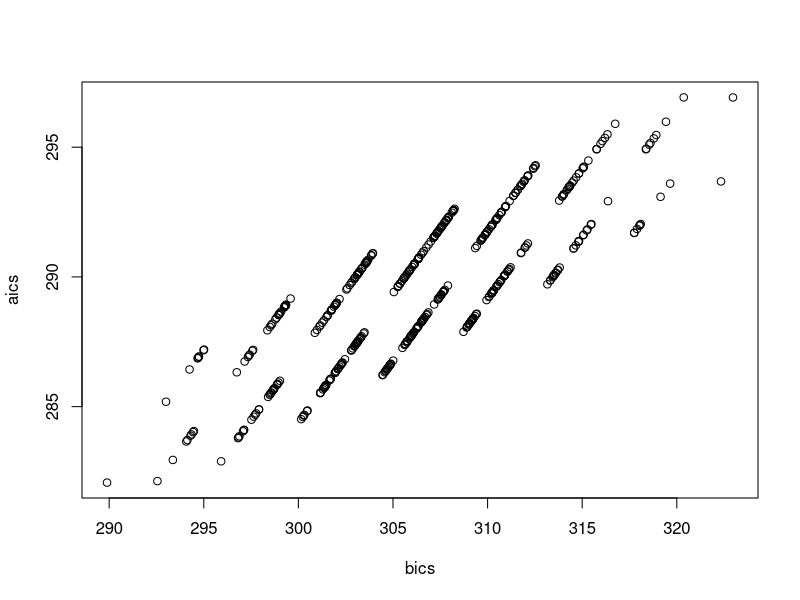

This figure's R source: (Note: this script raises an error after producing the figure.)
## given set of regressors, fit all unique combinations and store results in list
## requires gtools for combinations() function
 
## create sample data ----
df <- as.data.frame(matrix(rnorm(1000), ncol = 10))
cols <- names(df)

## model comparison ----

lm.allcombs <- function(df, yname) {
  ## dependencies: gtools()
  ## warning: number of models fit increases exponentially with number of explanatory variables

  ## model comparison ----
  
  xnames <- names(df)[-grep(yname, names(df))]
  nvars  <- length(xnames)  ## num explanatory vars
  combs  <- lapply(1:nvars, function(x) gtools::combinations(n = nvars, r = x))  ## unique combos for each number of vars
  nmods  <- sum(sapply(combs, nrow))  ## total num models
  lmods  <- vector("list", nmods)  ## output list
  
  a <- 1
  for (ii in seq_along(combs)) {  ## along number of vars
    
    combs.ii <- combs[[ii]]
    
    for (jj in seq_len(nrow(combs.ii))) {  ## along unique combos
      
      xnames.jj <- xnames[combs.ii[jj, ]]
      
      lmform <- as.formula(paste0(yname, " ~ ", paste0(xnames.jj, collapse = " + ")))
      
      lmods[[a]] <- lm(lmform, df[, c(xnames.jj, yname)])
      
      a <- a + 1
      
    }
    
  }
  
  lmods
  
}


## use ----

l <- lm.allcombs(df, "V8")  ## to use

bics <- sapply(l, BIC)
aics <- sapply(l, AIC)

which.min(aics)
which.min(bics)

order(aics)
order(bics)

plot(bics, aics)  ## how great is spread between best and next-best models?

lmods[order(bics)[1:4]]  ## best 4
lmods[order(aics)[1:4]]  ## best 4

fit.best <- l[[which.min(bics)]]
fit.best.coef <- coef(summary(fit.best))
cols.best <- names(coef(fit.best))[-1]

